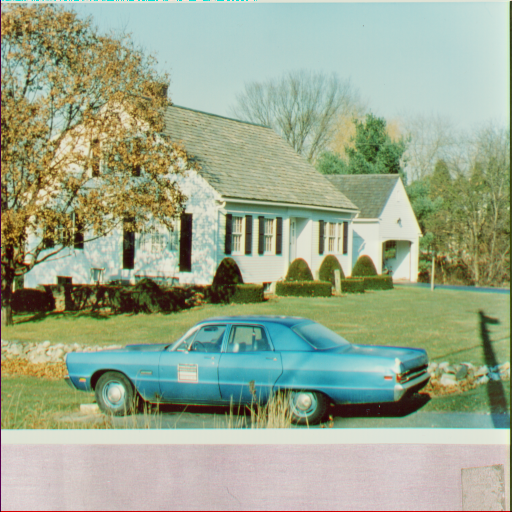
#> input picture rPi-camera/opencv/rpi/pruebas/hist_cont_trans/house2.tiff, 512 x 512 px
$ python hist_example4.py
#> lines starting #> are read from the running program, lines starting #| are printed output that depends on the picture
import numpy as np
import matplotlib.pyplot as plt
import cv2

img = cv2.imread('house2.tiff', 1)
#> img is the input picture: shape (512, 512, 3); mean B, G, R 142.2, 168.2, 155.4

b = img[:, :, 0]
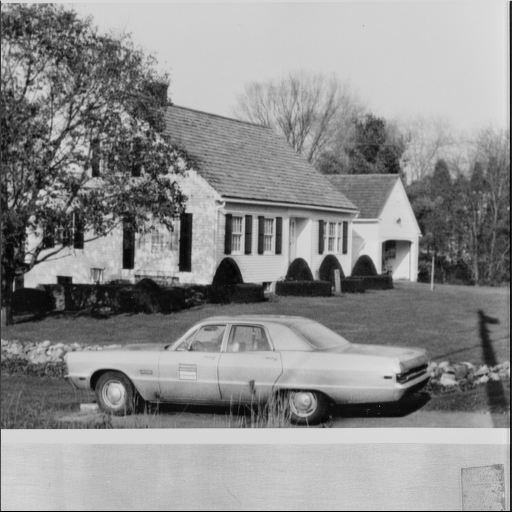
#> b: shape (512, 512); min 0, max 226, mean 142.2
g = img[:, :, 1]
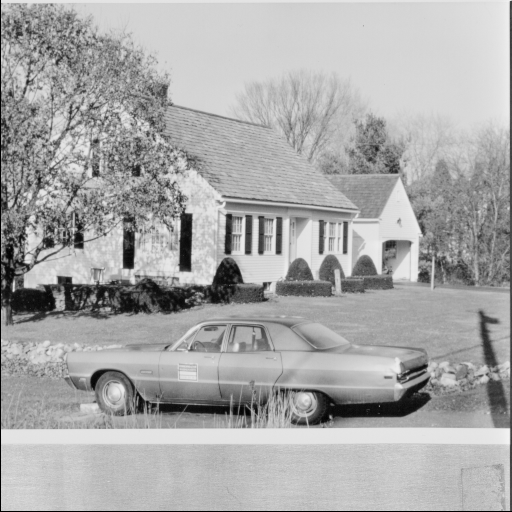
#> g: shape (512, 512); min 0, max 242, mean 168.2
r = img[:, :, 2]
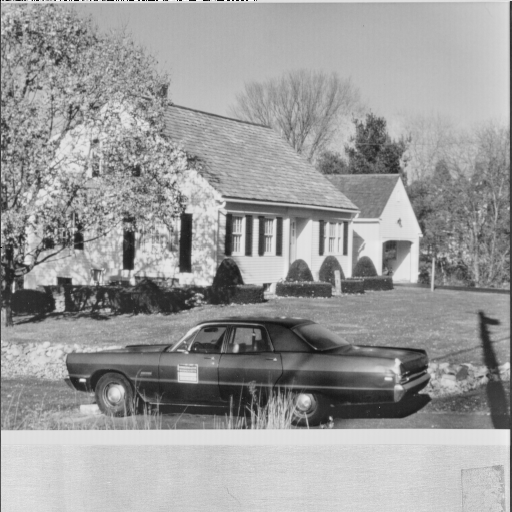
#> r: shape (512, 512); min 0, max 255, mean 155.4

plt.subplots_adjust(hspace=0.5, wspace=0.25)
plt.subplot(2, 2, 1)
plt.imshow(cv2.cvtColor(img, cv2.COLOR_BGR2RGB),
           cmap='gray')
plt.axis('off')
plt.title('Original Image')

plt.subplot(2, 2, 2)
plt.hist(r.ravel(), bins=256, range=(0, 255), color='r')
plt.title('Red Histogram')

plt.subplot(2, 2, 3)
plt.hist(g.ravel(), bins=256, range=(0, 255), color='g')
plt.title('Green Histogram')

plt.subplot(2, 2, 4)
plt.hist(b.ravel(), bins=256, range=(0, 255), color='b')
plt.title('Blue Histogram')
plt.show()
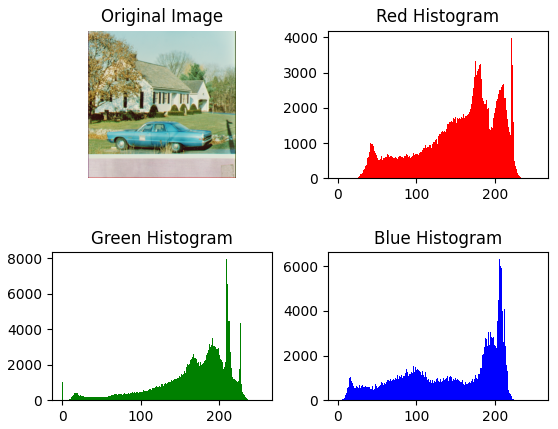
#> figure drawn by matplotlib, 4 panels; panel 2: tallest bar 3989 high, from x = 221.1 to 222.1; panel 3: tallest bar 7947 high, from x = 209.2 to 210.2; panel 4: tallest bar 6304 high, from x = 205.2 to 206.2

$ run again, with rPi-camera/opencv/rpi/pruebas/hist_cont_trans/boat.512.tiff copied over rPi-camera/opencv/rpi/pruebas/hist_cont_trans/house2.tiff
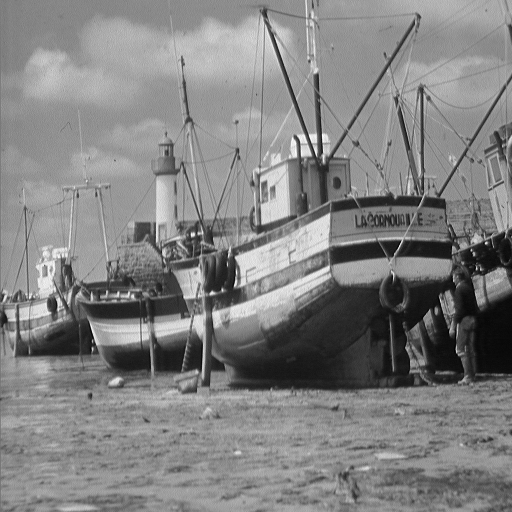
#> input picture rPi-camera/opencv/rpi/pruebas/hist_cont_trans/boat.512.tiff, 512 x 512 px
#> img is the input picture: shape (512, 512, 3); min 0, max 255, mean 129.7
#> `plt.show()`:
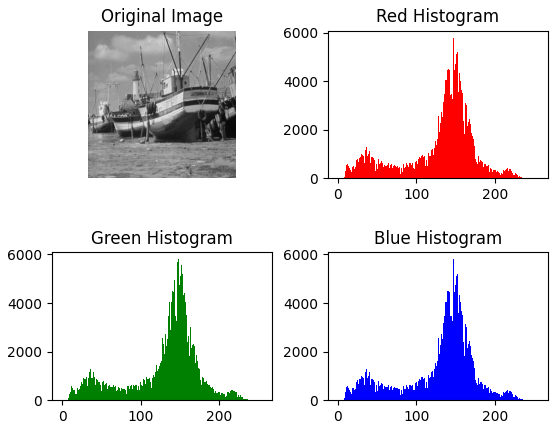
#> figure drawn by matplotlib, 4 panels; panel 2: tallest bar 5796 high, from x = 147.4 to 148.4; panel 3: tallest bar 5796 high, from x = 147.4 to 148.4; panel 4: tallest bar 5796 high, from x = 147.4 to 148.4

$ run again, with rPi-camera/opencv/rpi/pruebas/hist_cont_trans/mandrill.tiff copied over rPi-camera/opencv/rpi/pruebas/hist_cont_trans/house2.tiff
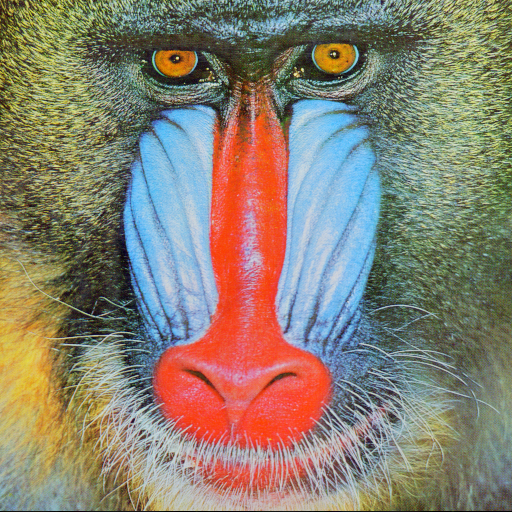
#> input picture rPi-camera/opencv/rpi/pruebas/hist_cont_trans/mandrill.tiff, 512 x 512 px
#> img is the input picture: shape (512, 512, 3); mean B, G, R 113.1, 128.9, 137.4
#> `r = img[:, :, 2]`:
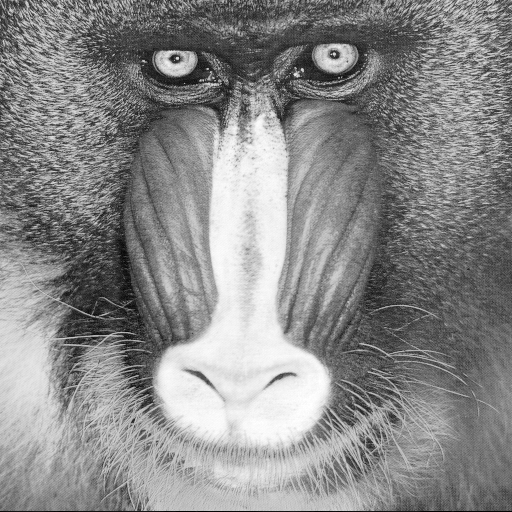
#> r: shape (512, 512); min 0, max 255, mean 137.4
#> `plt.show()`:
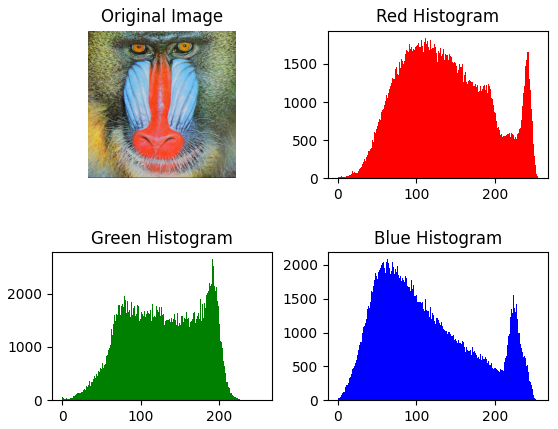
#> figure drawn by matplotlib, 4 panels; panel 2: tallest bar 1845 high, from x = 111.6 to 112.6; panel 3: tallest bar 2644 high, from x = 191.2 to 192.2; panel 4: tallest bar 2081 high, from x = 62.75 to 63.75

$ run again, with rPi-camera/opencv/rpi/pruebas/hist_cont_trans/peppers.tiff copied over rPi-camera/opencv/rpi/pruebas/hist_cont_trans/house2.tiff
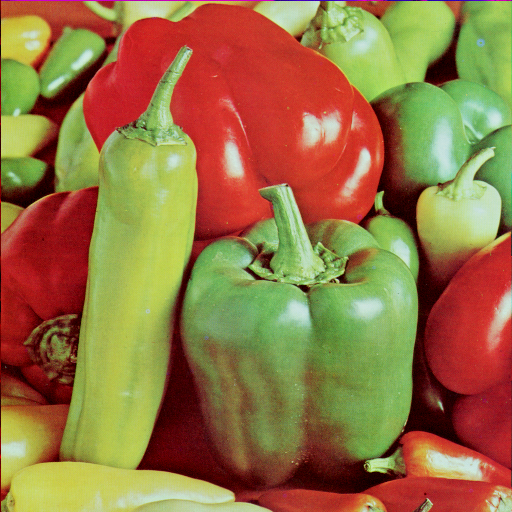
#> input picture rPi-camera/opencv/rpi/pruebas/hist_cont_trans/peppers.tiff, 512 x 512 px
#> img is the input picture: shape (512, 512, 3); mean B, G, R 66.5, 115.6, 149.8
#> `r = img[:, :, 2]`:
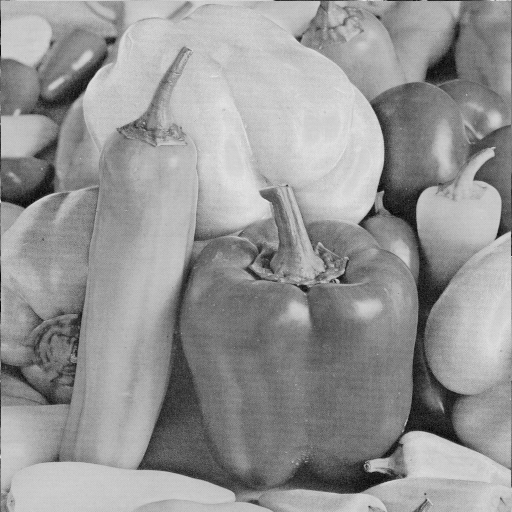
#> r: shape (512, 512); min 0, max 231, mean 149.8
#> `plt.show()`:
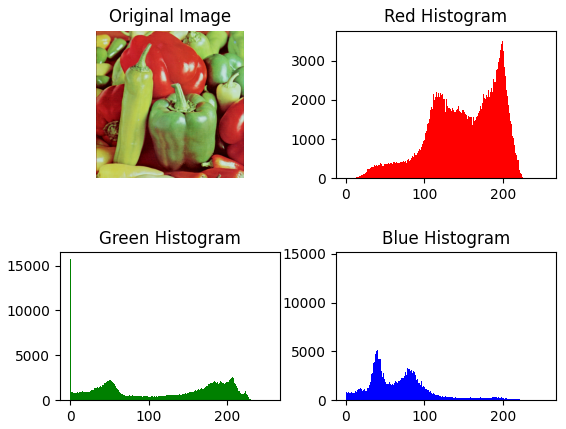
#> figure drawn by matplotlib, 4 panels; panel 2: tallest bar 3583 high, from x = 197.2 to 198.2; panel 3: tallest bar 15694 high, from x = 0 to 0.996; panel 4: tallest bar 14430 high, from x = 0 to 0.996
